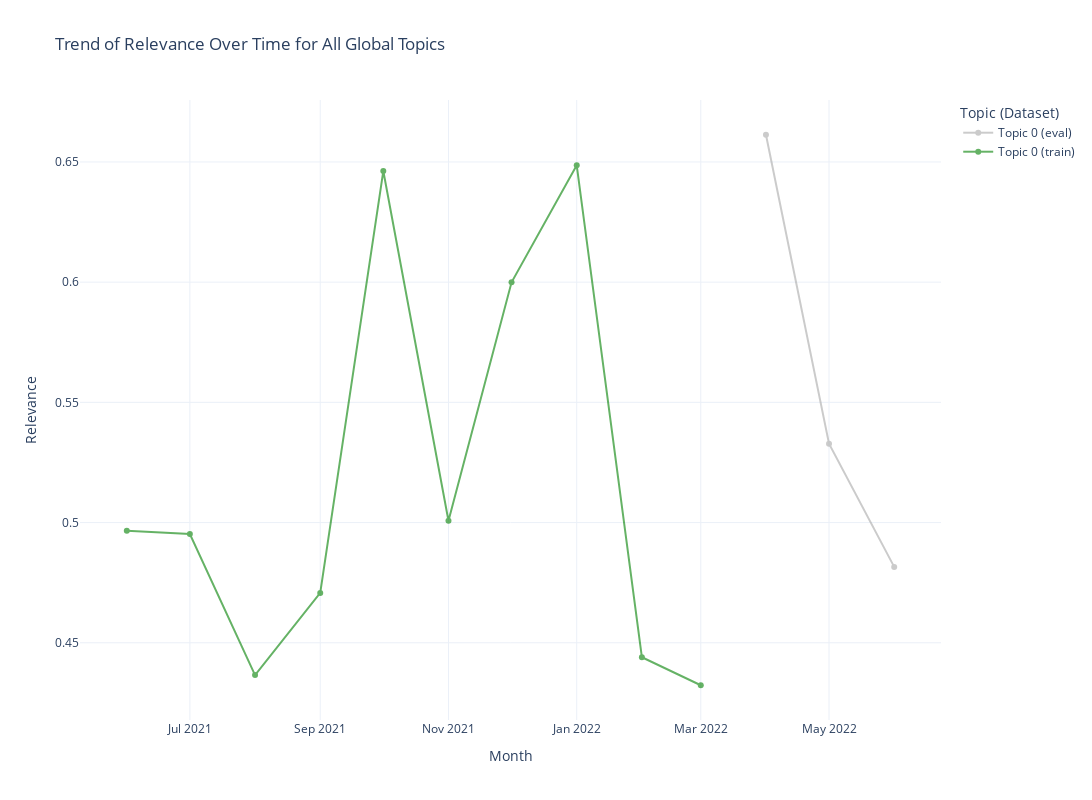

Write notebook code for a chart like this one.
### Code cell
plot_topic_metric_over_time(filtered_df[filtered_df.global_topic_id==0], metric="relevance")

### Figure 1 — Plotly figure (JSON) as saved in the notebook; plotly's stock layout.template omitted (floating-point values rounded to 4 significant figures)
{"data": [{"line": {"color": "darkgrey", "width": 2}, "marker": {"size": 6}, "mode": "lines+markers", "name": "Topic 0 (eval)", "opacity": 0.6, "type": "scatter", "x": ["2022-04-01T00:00:00", "2022-05-01T00:00:00", "2022-06-01T00:00:00"], "y": [0.6613, 0.5328, 0.4816]}, {"line": {"color": "green", "width": 2}, "marker": {"size": 6}, "mode": "lines+markers", "name": "Topic 0 (train)", "opacity": 0.6, "type": "scatter", "x": ["2021-06-01T00:00:00", "2021-07-01T00:00:00", "2021-08-01T00:00:00", "2021-09-01T00:00:00", "2021-10-01T00:00:00", "2021-11-01T00:00:00", "2021-12-01T00:00:00", "2022-01-01T00:00:00", "2022-02-01T00:00:00", "2022-03-01T00:00:00"], "y": [0.4966, 0.4953, 0.4365, 0.4707, 0.6462, 0.5007, 0.5999, 0.6486, 0.444, 0.4323]}], "layout": {"height": 800, "legend": {"title": {"text": "Topic (Dataset)"}}, "title": {"text": "Trend of Relevance Over Time for All Global Topics"}, "width": 1200, "xaxis": {"autorange": true, "range": ["2021-05-09 22:32:17.3901", "2022-06-23 01:27:42.6099"], "title": {"text": "Month"}, "type": "date"}, "yaxis": {"autorange": true, "range": [0.4179, 0.6758], "title": {"text": "Relevance"}, "type": "linear"}}}
